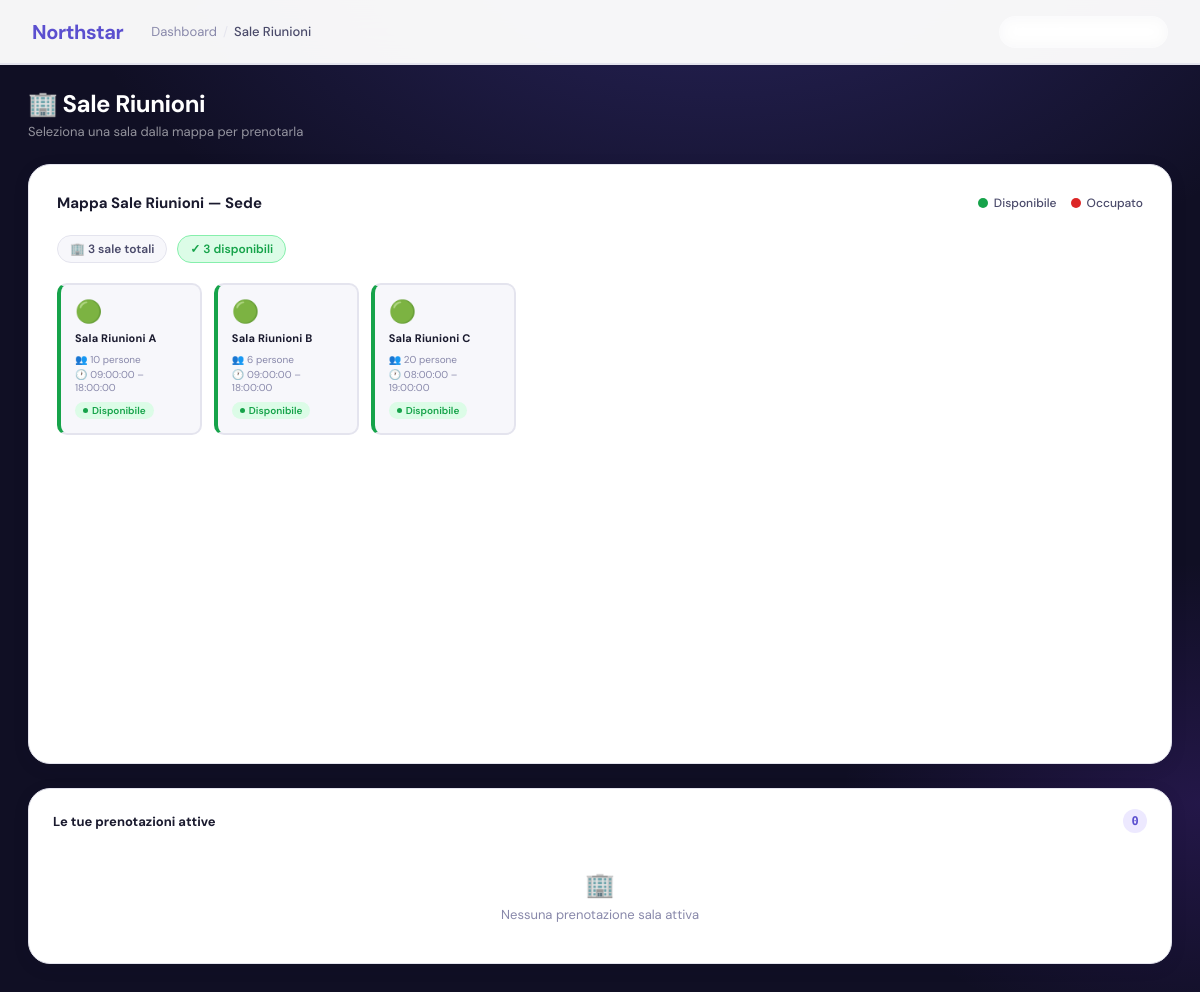
Page /public/admin/sale-riunioni/index.php (signed in) on the earlier database version.
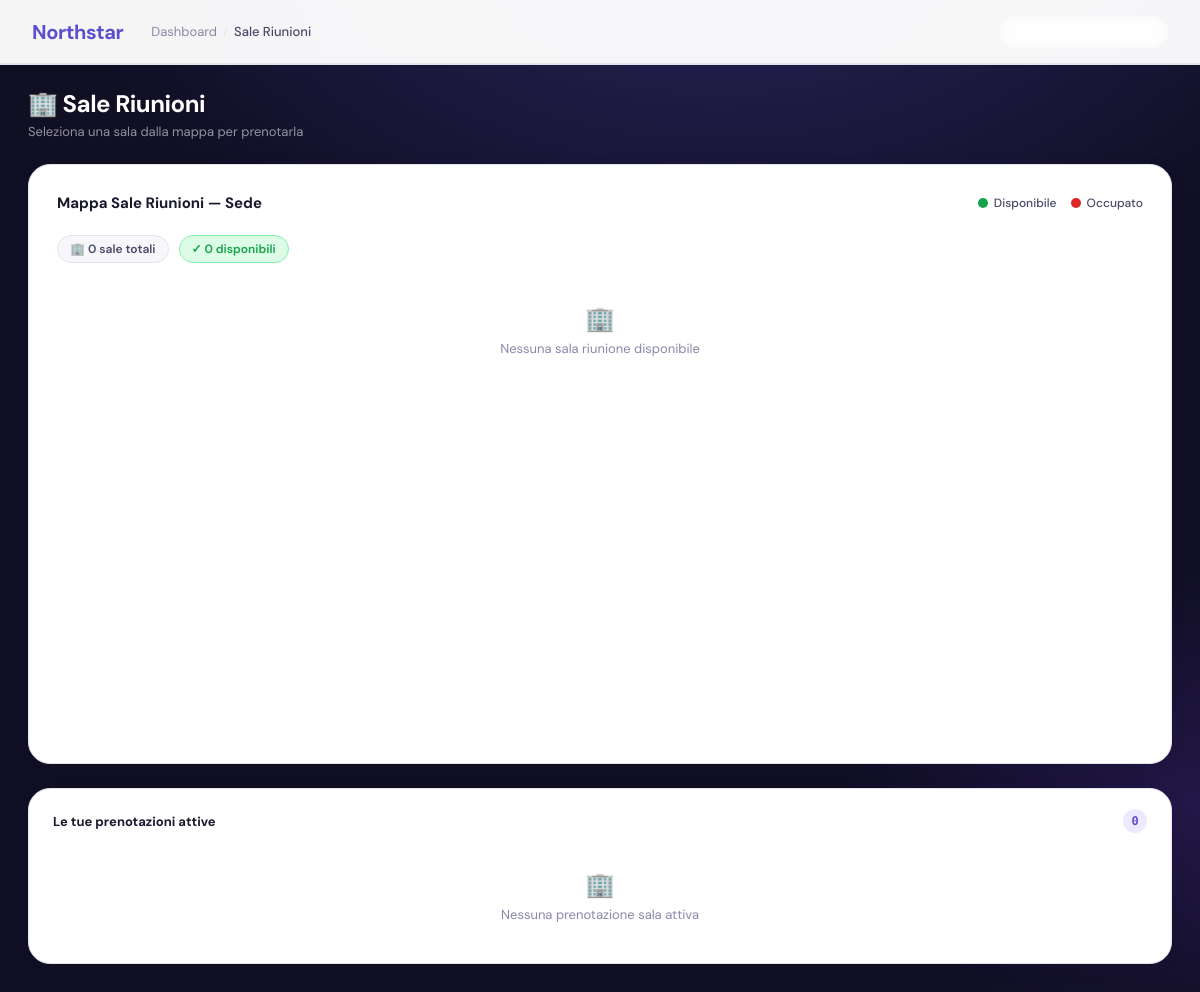
Same page on the later database version.
### tables this page shows
CREATE TABLE `asset` (
  `id_asset` int(11) NOT NULL,
  `codice_asset` varchar(20) NOT NULL,
  `id_tipologia` int(11) NOT NULL,
  `stato` enum('Disponibile','Occupato','Non prenotabile') DEFAULT 'Disponibile',
  `mappa` enum('Sede','Parcheggio') NOT NULL,
  `piano` int(11) DEFAULT NULL
);

### public/admin/sale-riunioni/index.php (the view, shortened to what the changed rows need)
<?php
require_once __DIR__ . "/../../../config/config.php";
$roomSpots = [];
$sql = "SELECT a.id_asset, a.codice_asset, a.stato,
               COALESCE(s.capacita, '-')          AS capacita,
               COALESCE(s.attrezzatura, '-')       AS attrezzatura,
               COALESCE(s.orario_apertura, '')     AS orario_apertura,
               COALESCE(s.orario_chiusura, '')     AS orario_chiusura
        FROM asset a
        LEFT JOIN sala_dettagli s ON s.id_asset = a.id_asset
        WHERE a.mappa = 'Sede' AND a.codice_asset LIKE 'Sala%'
        ORDER BY a.codice_asset";
$result = $conn->query($sql);
if ($result) {
    while ($row = $result->fetch_assoc()) {
        $disp = '';
        if ($row['orario_apertura'] && $row['orario_chiusura']) {
            $disp = $row['orario_apertura'] . ' – ' . $row['orario_chiusura'];
        }
        $roomSpots[$row['id_asset']] = [
            'name'         => $row['codice_asset'],
            'status'       => $row['stato'],
            'capacita'     => $row['capacita'],
            'attrezzatura'=> $row['attrezzatura'],
            'disponibilita'=> $disp ?: '–',
        ];
    }
}
$totalRooms = count($roomSpots);
$availCount   = count(array_filter($roomSpots, fn($s) => strtolower($s['status']) !== 'occupato'));
?>
<!DOCTYPE html>
<html lang="it">
<head>
    <link rel="stylesheet" href="../dashboard/dashboard.css">
    <link rel="stylesheet" href="./sale-riunioni.css">
</head>
<body>
<header class="header">
    <div class="header-left">
        <h1>Northstar</h1>
    </div>
</header>
<div class="sr-page">
    <div class="sr-title-row">
        <div>
            <h2 class="sr-page-title">🏢 Sale Riunioni</h2>
        </div>
    </div>
    <div class="sr-map-layout" id="map-layout">
        <div class="sr-map-zone" id="map-zone">
            <div class="sr-map-stats">
                <span class="sr-stat-chip sr-stat-chip--total">🏢 <?= $totalRooms ?> sale totali</span>
                <span class="sr-stat-chip sr-stat-chip--avail">✓ <?= $availCount ?> disponibili</span>
            </div>
            <?php if (empty($roomSpots)): ?>
                <div class="sr-empty">
                    <span>🏢</span>
                    <p>Nessuna sala riunione disponibile</p>
                </div>
            <?php else: ?>
                <div class="sr-room-grid">
                    <?php foreach ($roomSpots as $id => $spot): ?>
                        <?php
                            $isOcc     = strtolower($spot['status']) === 'occupato';
                            $cardCls   = $isOcc ? 'sr-room-card--occ'   : 'sr-room-card--avail';
                            $statusCls = $isOcc ? 'sr-card-status--occ'   : 'sr-card-status--avail';
                            $statusLbl = $isOcc ? 'Occupato' : 'Disponibile';
                        ?>
                        <div class="sr-room-card <?= $cardCls ?>"
                             id="card-<?= $id ?>"
                             data-id="<?= $id ?>"
                             data-code="<?= htmlspecialchars($spot['name']) ?>"
                             data-stato="<?= htmlspecialchars($spot['status']) ?>"
                             data-capacita="<?= htmlspecialchars($spot['capacita']) ?>"
                             data-attrezzatura="<?= htmlspecialchars($spot['attrezzatura']) ?>"
                             data-disponibilita="<?= htmlspecialchars($spot['disponibilita']) ?>"
                             onclick="openRoomPanel(<?= $id ?>)">
                            <span class="sr-card-icon"><?= $isOcc ? '🔴' : '🟢' ?></span>
                            <div class="sr-card-name"><?= htmlspecialchars($spot['name']) ?></div>
                            <div class="sr-card-meta">
                                <?php if ($spot['capacita'] !== '-'): ?>
                                    <div class="sr-card-meta-row">👥 <?= htmlspecialchars($spot['capacita']) ?> persone</div>
                                <?php endif; ?>
                                <?php if ($spot['disponibilita'] !== '-'): ?>
                                    <div class="sr-card-meta-row">🕐 <?= htmlspecialchars($spot['disponibilita']) ?></div>
                                <?php endif; ?>
                            </div>
                            <span class="sr-card-status <?= $statusCls ?>"><?= $statusLbl ?></span>
                        </div>
                    <?php endforeach; ?>
                </div>
            <?php endif; ?>
        </div>
    </div>
</div>
</body>
</html>

Differences in the rows shown:
removed asset: codice_asset "Sala Riunioni A", capacita "10", disponibilita "09:00:00 – 18:00:00", stato "Disponibile"
removed asset: codice_asset "Sala Riunioni B", capacita "6", disponibilita "09:00:00 – 18:00:00", stato "Disponibile"
removed asset: codice_asset "Sala Riunioni C", capacita "20", disponibilita "08:00:00 – 19:00:00", stato "Disponibile"
Other differences:
$totalRooms: "3" → "0"
$availCount: "3" → "0"
text now shown: "🏢 Nessuna sala riunione disponibile"
